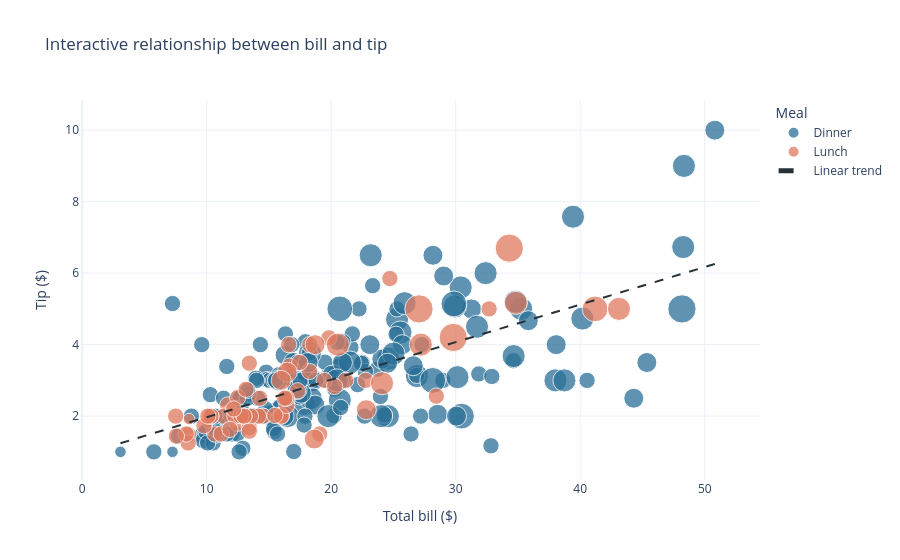

Write notebook code for a chart like this one.
### Markdown cell above
## 4. Data relationship report

Explore how bill amount, tip amount, and party size move together. Correlation describes association, not cause and effect.

### Code cell
# 4. Data relationship report
numeric_df = df.select_dtypes(include=[np.number])
pearson_corr = numeric_df.corr(method="pearson")
spearman_corr = numeric_df.corr(method="spearman")
print("Pearson correlation matrix:")
display(pearson_corr.round(2))
print("Spearman rank-correlation matrix:")
display(spearman_corr.round(2))

fig, axis = plt.subplots(figsize=(7, 5.5))
sns.heatmap(pearson_corr, annot=True, fmt=".2f", cmap="vlag", center=0, vmin=-1, vmax=1, square=True, linewidths=0.5, ax=axis)
axis.set_title("Pearson correlations among numeric variables")
fig.tight_layout()
plt.show()

bill_tip_pearson = pearson_corr.loc["total_bill", "tip"]
bill_tip_spearman = spearman_corr.loc["total_bill", "tip"]
correlation_strength = "strong" if abs(bill_tip_pearson) >= 0.7 else "moderate" if abs(bill_tip_pearson) >= 0.4 else "weak"
print(
    f"Report takeaway: bill and tip have a {correlation_strength} positive linear association "
    f"(Pearson r={bill_tip_pearson:.2f}; Spearman rho={bill_tip_spearman:.2f}). "
    "Larger bills tend to come with larger tips in this sample, but this does not show that bill size causes the tip amount."
)

# Interactive view for exploring individual observations
bill_values = df["total_bill"].to_numpy()
tip_values = df["tip"].to_numpy()
trend_slope, trend_intercept = np.polyfit(bill_values, tip_values, 1)
trend_x = np.linspace(bill_values.min(), bill_values.max(), 100)

relationship_fig = px.scatter(
    df,
    x="total_bill",
    y="tip",
    color="time",
    size="size",
    hover_data=["day", "sex", "smoker"],
    opacity=0.75,
    labels={"total_bill": "Total bill ($)", "tip": "Tip ($)", "time": "Meal", "size": "Party size"},
    title="Interactive relationship between bill and tip",
    color_discrete_sequence=["#2A6F97", "#E07A5F"],
)
relationship_fig.add_scatter(
    x=trend_x,
    y=trend_slope * trend_x + trend_intercept,
    mode="lines",
    name="Linear trend",
    line={"color": "#263238", "dash": "dash", "width": 2},
)
relationship_fig.update_layout(template="plotly_white", height=560)
relationship_fig.show()

### Figure 1 — Plotly figure (JSON) as saved in the notebook; plotly's stock layout.template omitted (floating-point values rounded to 4 significant figures; data arrays with more than 128 entries replaced by an {"elided": "..."} marker saying what was removed)
{"data": [{"customdata": {"elided": "176x3 str values"}, "hovertemplate": "Meal=Dinner<br>Total bill ($)=%{x}<br>Tip ($)=%{y}<br>Party size=%{marker.size}<br>day=%{customdata[0]}<br>sex=%{customdata[1]}<br>smoker=%{customdata[2]}<extra></extra>", "legendgroup": "Dinner", "marker": {"color": "#2A6F97", "opacity": 0.75, "size": {"elided": "176 int values"}, "sizemode": "area", "sizeref": 0.015, "symbol": "circle"}, "mode": "markers", "name": "Dinner", "orientation": "v", "showlegend": true, "type": "scatter", "x": {"elided": "176 float values"}, "xaxis": "x", "y": {"elided": "176 float values"}, "yaxis": "y"}, {"customdata": {"elided": "68x3 str values"}, "hovertemplate": "Meal=Lunch<br>Total bill ($)=%{x}<br>Tip ($)=%{y}<br>Party size=%{marker.size}<br>day=%{customdata[0]}<br>sex=%{customdata[1]}<br>smoker=%{customdata[2]}<extra></extra>", "legendgroup": "Lunch", "marker": {"color": "#E07A5F", "opacity": 0.75, "size": [4, 2, 2, 2, 2, 1, 2, 2, 4, 2, 2, 2, 2, 2, 2, 4, 2, 2, 2, 2, 2, 6, 2, 2, 2, 3, 2, 2, 2, 2, 2, 2, 2, 2, 2, 2, 2, 6, 5, 6, 2, 2, 3, 2, 2, 2, 2, 2, 2, 2, 2, 2, 4, 2, 2, 3, 2, 2, 2, 4, 3, 2, 2, 1, 3, 2, 2, 2], "sizemode": "area", "sizeref": 0.015, "symbol": "circle"}, "mode": "markers", "name": "Lunch", "orientation": "v", "showlegend": true, "type": "scatter", "x": [27.2, 22.76, 17.29, 19.44, 16.66, 10.07, 32.68, 15.98, 34.83, 13.03, 18.28, 24.71, 21.16, 10.65, 12.43, 24.08, 11.69, 13.42, 14.26, 15.95, 12.48, 29.8, 8.52, 14.52, 11.38, 22.82, 19.08, 20.27, 11.17, 12.26, 18.26, 8.51, 10.33, 14.15, 16.0, 13.16, 17.47, 34.3, 41.19, 27.05, 16.43, 8.35, 18.64, 11.87, 9.78, 7.51, 19.81, 28.44, 15.48, 16.58, 7.56, 10.34, 43.11, 13.0, 13.51, 18.71, 12.74, 13.0, 16.4, 20.53, 16.47, 12.16, 13.42, 8.58, 15.98, 13.42, 16.27, 10.09], "xaxis": "x", "y": [4.0, 3.0, 2.71, 3.0, 3.4, 1.83, 5.0, 2.03, 5.17, 2.0, 4.0, 5.85, 3.0, 1.5, 1.8, 2.92, 2.31, 1.68, 2.5, 2.0, 2.52, 4.2, 1.48, 2.0, 2.0, 2.18, 1.5, 2.83, 1.5, 2.0, 3.25, 1.25, 2.0, 2.0, 2.0, 2.75, 3.5, 6.7, 5.0, 5.0, 2.3, 1.5, 1.36, 1.63, 1.73, 2.0, 4.19, 2.56, 2.02, 4.0, 1.44, 2.0, 5.0, 2.0, 2.0, 4.0, 2.01, 2.0, 2.5, 4.0, 3.23, 2.2, 3.48, 1.92, 3.0, 1.58, 2.5, 2.0], "yaxis": "y"}, {"line": {"color": "#263238", "dash": "dash", "width": 2}, "mode": "lines", "name": "Linear trend", "type": "scatter", "x": [3.07, 3.552, 4.034, 4.517, 4.999, 5.481, 5.963, 6.446, 6.928, 7.41, 7.892, 8.374, 8.857, 9.339, 9.821, 10.3, 10.79, 11.27, 11.75, 12.23, 12.71, 13.2, 13.68, 14.16, 14.64, 15.13, 15.61, 16.09, 16.57, 17.05, 17.54, 18.02, 18.5, 18.98, 19.47, 19.95, 20.43, 20.91, 21.39, 21.88, 22.36, 22.84, 23.32, 23.81, 24.29, 24.77, 25.25, 25.73, 26.22, 26.7, 27.18, 27.66, 28.15, 28.63, 29.11, 29.59, 30.07, 30.56, 31.04, 31.52, 32.0, 32.49, 32.97, 33.45, 33.93, 34.41, 34.9, 35.38, 35.86, 36.34, 36.83, 37.31, 37.79, 38.27, 38.75, 39.24, 39.72, 40.2, 40.68, 41.17, 41.65, 42.13, 42.61, 43.09, 43.58, 44.06, 44.54, 45.02, 45.51, 45.99, 46.47, 46.95, 47.43, 47.92, 48.4, 48.88, 49.36, 49.85, 50.33, 50.81], "y": [1.243, 1.293, 1.344, 1.395, 1.445, 1.496, 1.547, 1.597, 1.648, 1.699, 1.749, 1.8, 1.85, 1.901, 1.952, 2.002, 2.053, 2.104, 2.154, 2.205, 2.256, 2.306, 2.357, 2.408, 2.458, 2.509, 2.559, 2.61, 2.661, 2.711, 2.762, 2.813, 2.863, 2.914, 2.965, 3.015, 3.066, 3.117, 3.167, 3.218, 3.269, 3.319, 3.37, 3.42, 3.471, 3.522, 3.572, 3.623, 3.674, 3.724, 3.775, 3.826, 3.876, 3.927, 3.978, 4.028, 4.079, 4.129, 4.18, 4.231, 4.281, 4.332, 4.383, 4.433, 4.484, 4.535, 4.585, 4.636, 4.687, 4.737, 4.788, 4.839, 4.889, 4.94, 4.99, 5.041, 5.092, 5.142, 5.193, 5.244, 5.294, 5.345, 5.396, 5.446, 5.497, 5.548, 5.598, 5.649, 5.699, 5.75, 5.801, 5.851, 5.902, 5.953, 6.003, 6.054, 6.105, 6.155, 6.206, 6.257]}], "layout": {"height": 560, "legend": {"itemsizing": "constant", "title": {"text": "Meal"}, "tracegroupgap": 0}, "title": {"text": "Interactive relationship between bill and tip"}, "xaxis": {"anchor": "y", "domain": [0, 1], "title": {"text": "Total bill ($)"}}, "yaxis": {"anchor": "x", "domain": [0, 1], "title": {"text": "Tip ($)"}}}}
